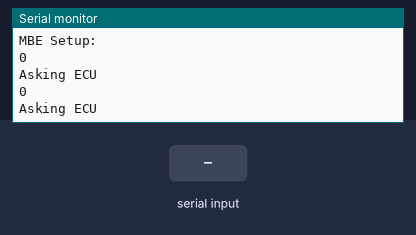
Simulated run of this sketch. Board: Arduino Uno, built with avr-gcc and run on an emulated ATmega328P. On the bench: the last lines printed to the serial monitor. The inputs (shaded band) are chosen by the test bench.

Above: at 1.8 s.
1.9 s: "1\n" received over the second serial link
At 4.2 s:
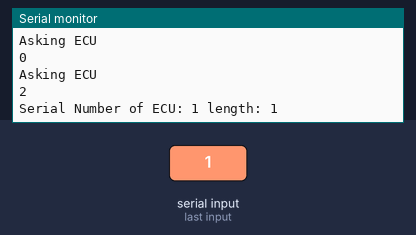
4.5 s: "0\n" received over the second serial link
At 6.6 s:
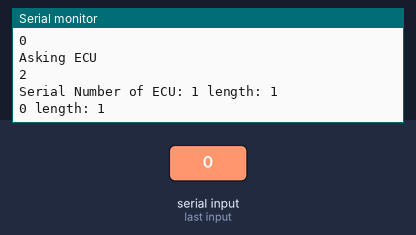
7.5 s: "2\n" received over the second serial link
At 10.1 s:
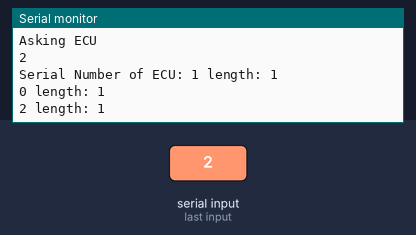

The sketch:

SimpleECUTestHardwarePost.ino
```cpp
#include <SoftwareSerial.h>

int RX_PIN = 10;
int TX_PIN = 11;
SoftwareSerial mbeECU(RX_PIN, TX_PIN);

const char GET_BATTERY[1] = {0xA7};
byte RETURN = "\r";
byte BATTERY = '\xA7';
byte TPS1 = '\x9C';
byte TPS2 = '\x94';

String serialData = "";   // for incoming serial data
int len = 0;
int out = 0;

void setup() {
  // Open serial communications and wait for port to open:
  Serial.begin(57600);
  while (!Serial) {
    ; // wait for serial port to connect. Needed for native USB port only
  }

  Serial.println("MBE Setup:");
  mbeECU.begin(4800);
  len = mbeECU.available();

  // continually write \r until we get a response
  while (len == 0) {
    len = mbeECU.available();
    Serial.println(len);
    if (len == 0) {
      //prompt the ECU for an answer
      Serial.println("Asking ECU");
      mbeECU.write('\r');
    }
    //wait 1/10th of a second
    delay(1000);
  }

  Serial.print("Serial Number of ECU: ");

  // now read response until we get a new line character
  while (mbeECU.available()) {
    int inChar = mbeECU.read();
    if (inChar != '\n') {
      serialData += (char)inChar;
    } else {
      int dataSize = serialData.length();
      Serial.print(serialData);
      Serial.print(" length: ");
      Serial.print(dataSize);
      Serial.print("\n");
      delay(3000);
      serialData = "";
    }
  }
}

void loop() {
  len = mbeECU.available();

  // write next instruction
  mbeECU.write(TPS1);

  // wait until we get a response
  while (len == 0) {
    len = mbeECU.available();
    //wait 1/10th of a second
    delay(100);
  }

  // now read response until we get a new line character
  while (mbeECU.available()) {
    int inChar = mbeECU.read();
    if (inChar != '\n') {
      serialData += (char)inChar;
    } else {
      int dataSize = serialData.length();
      Serial.print(serialData);
      Serial.print(" length: ");
      Serial.print(dataSize);
      Serial.print("\n");
      delay(3000);
      serialData = "";
    }
  }
  serialData = "";

  //out = mbeECU.read(len);
  //while (len > 0) {
  //  Serial.write('LOOK->%s', out[len-1]);
  //}
}
```

Measured:
- after the input at 1.9 s, the serial monitor: prints a new line after 0.11 s (image 1)
- after the input at 4.5 s, the serial monitor: prints a new line after 1.5 s (image 2)
- after the input at 7.5 s, the serial monitor: prints a new line after 1.5 s (image 3)
